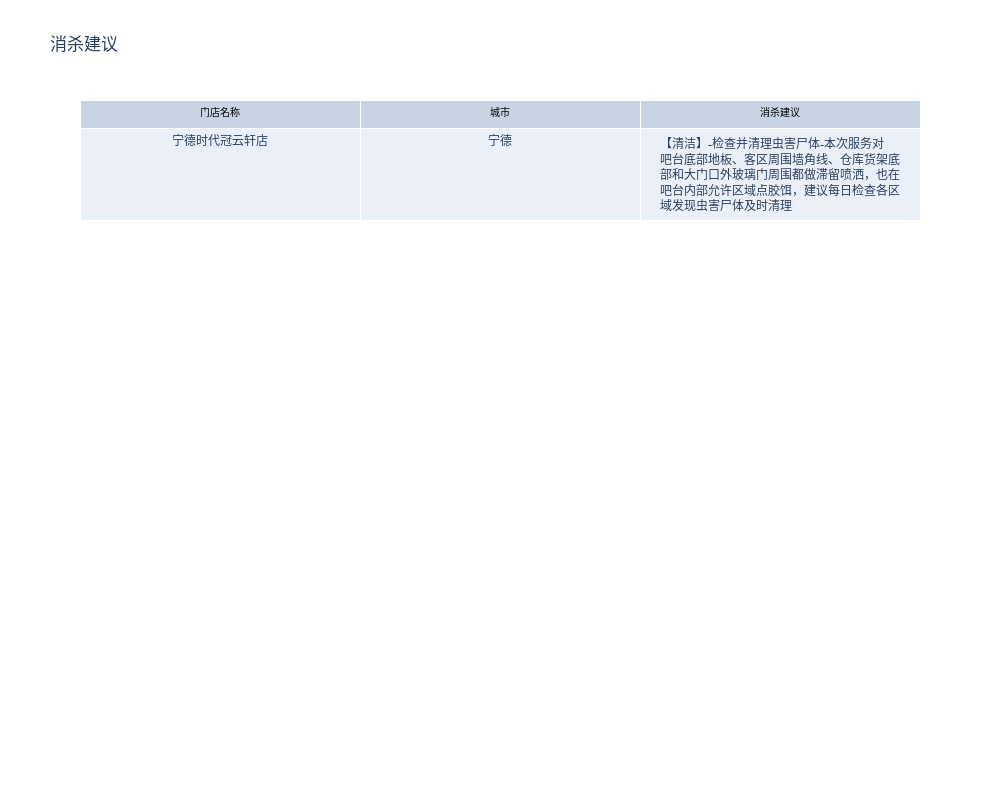

The notebook cell this image was saved under:
### Markdown cell above
# Part 03 虫害分布和风险？ 消杀建议

### Code cell
# 从筛选后的数据中读取 ’异常管理‘ 的数据
data_abnormal = monthly_data_filtered['异常管理']

# 示例数据
data_abnormal = data_abnormal[['门店名称','所属城市','消杀建议']].copy()

# Function to add <br> tags every 20 characters
def add_html_breaks(text, line_length=20):
    return '<br>'.join(text[i:i + line_length] for i in range(0, len(text), line_length))

# Apply line breaks to '消杀建议' column
data_abnormal['消杀建议'] = [add_html_breaks(text) for text in data_abnormal['消杀建议']]

# Filter rows where '消杀建议' is not empty
suggestion_data = data_abnormal[(data_abnormal['消杀建议'].notna())]

# Check if the filtered data has any rows
if not suggestion_data.empty:
    # Extract the relevant columns for the table
    suggestion_data = suggestion_data[['门店名称','所属城市','消杀建议']]

    table_trace = go.Table(
        header=dict(
            values=["门店名称", "城市", "消杀建议"],
            font=dict(size=10, color="black"),
            align="center"),
        cells=dict(
            values=[suggestion_data['门店名称'], suggestion_data['所属城市'], suggestion_data['消杀建议']],
            align="center")
    ) 

    # Display the table as a figure
    fig = go.Figure(data=[table_trace])

    # Update layout settings for a clean look
    fig.update_layout(
    title_text="消杀建议",
    font=dict(family="SimHei"),
    autosize=False,
    width=1000,  # Increase the width
    height=800   # Increase the height
    )

    # Show the table
    fig.show()
else:
    print("所有门店均无异常")
    
fig.write_image("消杀建议.jpg", width=1000, height=800, scale=2)  # Save as jpg

### Figure 1 — Plotly figure (JSON) as saved in the notebook; plotly's stock layout.template omitted (floating-point values rounded to 4 significant figures)
{"data": [{"cells": {"align": "center", "values": [["宁德时代冠云轩店"], ["宁德"], ["【清洁】-检查并清理虫害尸体-本次服务对<br>吧台底部地板、客区周围墙角线、仓库货架底<br>部和大门口外玻璃门周围都做滞留喷洒，也在<br>吧台内部允许区域点胶饵，建议每日检查各区<br>域发现虫害尸体及时清理"]]}, "header": {"align": "center", "font": {"color": "black", "size": 10}, "values": ["门店名称", "城市", "消杀建议"]}, "type": "table"}], "layout": {"autosize": false, "font": {"family": "SimHei"}, "height": 800, "title": {"text": "消杀建议"}, "width": 1000}}
